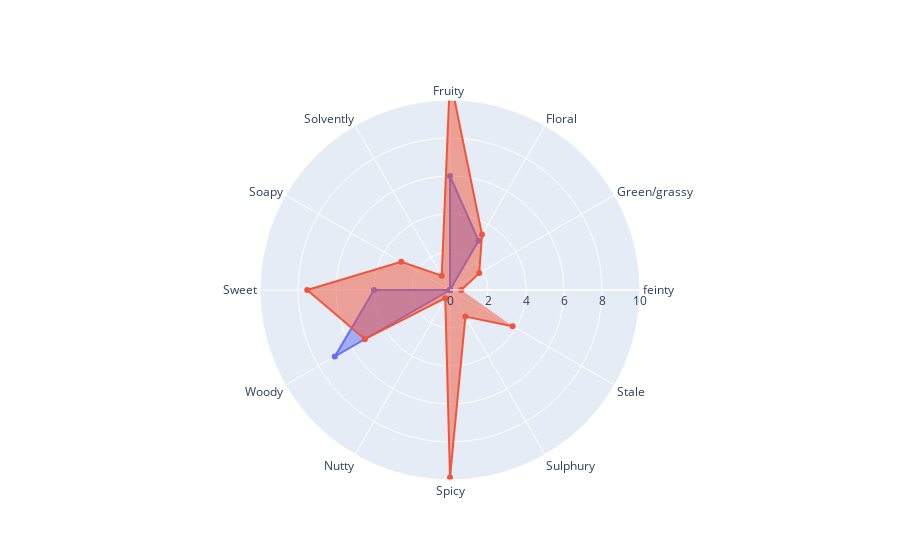

Source (notebook cell):
### Code cell
panelist_scores_000373 =[0,0,3,6,0,0,4,7,0,0,0,0,0]
compare_profiles(OSA_plotting_000373, panelist_scores_000373)

### Figure 1 — Plotly figure (JSON) as saved in the notebook; plotly's stock layout.template omitted (floating-point values rounded to 4 significant figures)
{"data": [{"fill": "toself", "name": "panelist", "r": [0, 0, 3, 6, 0, 0, 4, 7, 0, 0, 0, 0, 0], "theta": ["feinty", "Green/grassy", "Floral", "Fruity ", "Solvently", "Soapy", "Sweet", "Woody", "Nutty", "Spicy", "Sulphury", "Stale"], "type": "scatterpolar"}, {"fill": "toself", "name": "MS_prediction", "r": [0.5936, 1.778, 3.368, 11.19, 0.871, 2.962, 7.516, 5.176, 0.4993, 9.87, 1.618, 3.807], "theta": ["feinty", "Green/grassy", "Floral", "Fruity ", "Solvently", "Soapy", "Sweet", "Woody", "Nutty", "Spicy", "Sulphury", "Stale"], "type": "scatterpolar"}], "layout": {"polar": {"radialaxis": {"range": [0, 10], "visible": true}}, "showlegend": false}}
